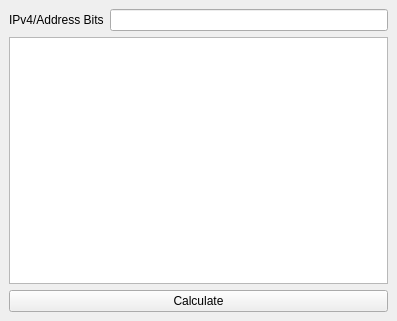
<?xml version="1.0" encoding="UTF-8"?>
<ui version="4.0">
 <class>MainWindow</class>
 <widget class="QMainWindow" name="MainWindow">
  <property name="geometry">
   <rect>
    <x>0</x>
    <y>0</y>
    <width>397</width>
    <height>321</height>
   </rect>
  </property>
  <property name="windowTitle">
   <string>Second</string>
  </property>
  <widget class="QWidget" name="centralwidget">
   <layout class="QGridLayout" name="gridLayout_2">
    <item row="0" column="0">
     <layout class="QGridLayout" name="gridLayout">
      <item row="0" column="0">
       <layout class="QHBoxLayout" name="horizontalLayout">
        <item>
         <widget class="QLabel" name="label">
          <property name="text">
           <string>IPv4/Address Bits</string>
          </property>
         </widget>
        </item>
        <item>
         <widget class="QLineEdit" name="lineEdit"/>
        </item>
       </layout>
      </item>
      <item row="1" column="0">
       <layout class="QHBoxLayout" name="horizontalLayout_2"/>
      </item>
      <item row="2" column="0">
       <widget class="QTextBrowser" name="textBrowser"/>
      </item>
      <item row="3" column="0">
       <widget class="QPushButton" name="pushButton">
        <property name="text">
         <string>Calculate</string>
        </property>
       </widget>
      </item>
     </layout>
    </item>
   </layout>
  </widget>
 </widget>
 <resources/>
 <connections/>
</ui>
